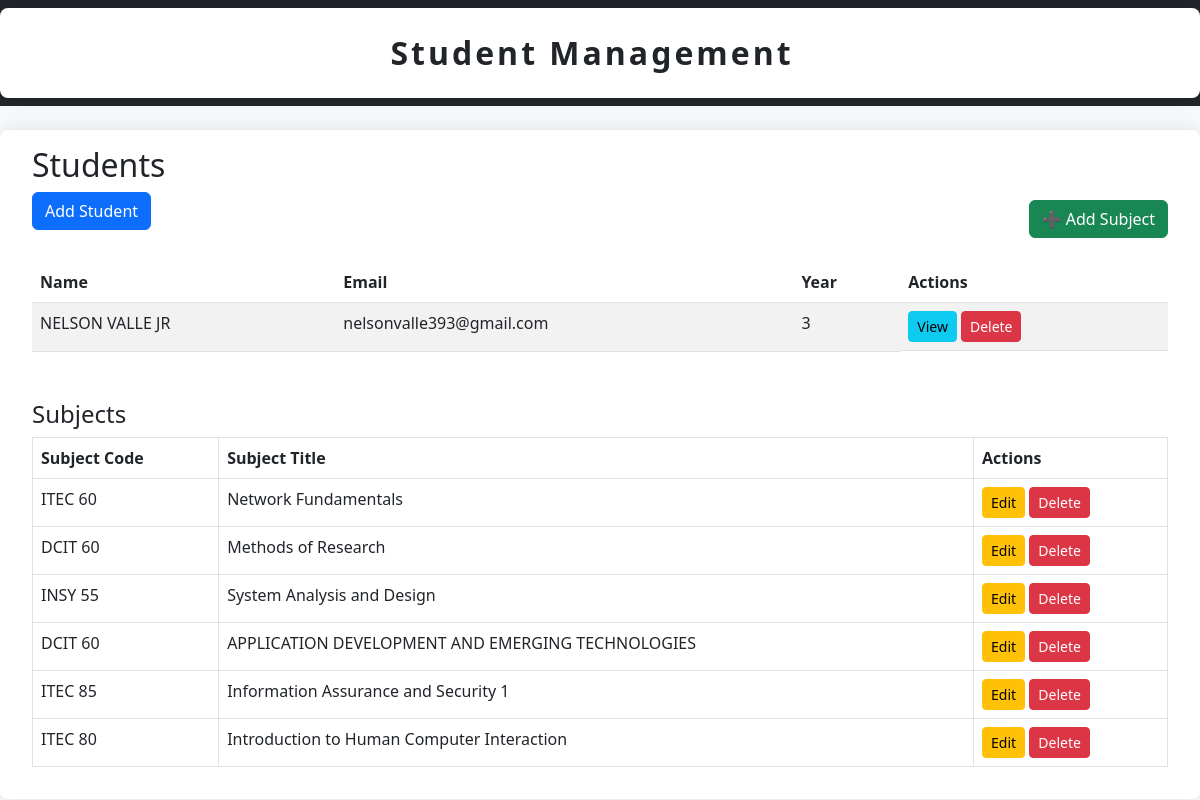
Before: / with the older database file.
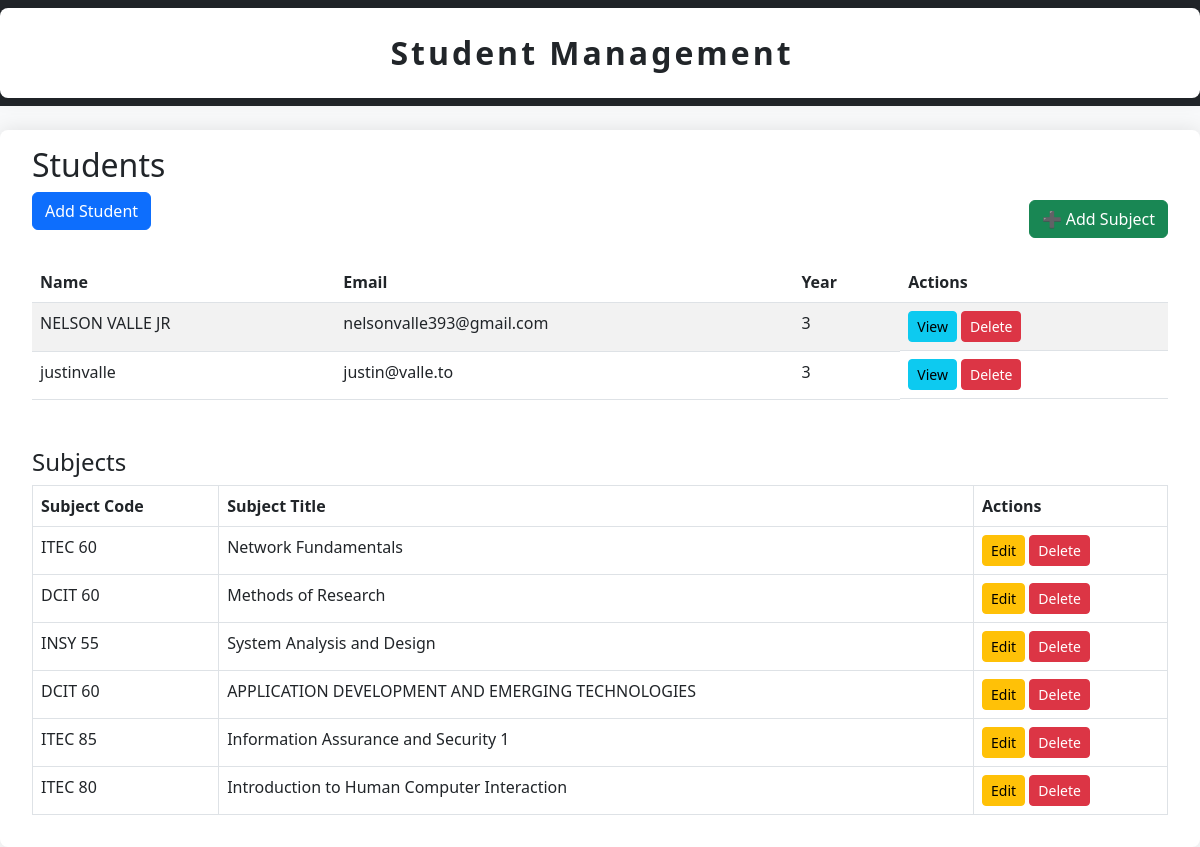
After: the same page with the newer database file.
### students/models.py (models this page shows, shortened)
class Student(models.Model):
    name = models.CharField(max_length=100)
    email = models.EmailField(unique=True)
    year_level = models.IntegerField()

class Subject(models.Model):
    code = models.CharField(max_length=10)
    title = models.CharField(max_length=100)

### students/views.py (the view)
# urls.py: path('', views.dashboard, name='dashboard'),
def dashboard(request):
    students = Student.objects.all()
    subjects = Subject.objects.all()
    return render(request, 'students/dashboard.html', {'students': students,
        'subjects': subjects,})

### templates/students/dashboard.html (shortened to what this page needs)
{% extends 'base.html' %}
{% block content %}
<h2>Students</h2>
<div class="d-flex justify-content-between align-items-center mb-3">
<a class="btn btn-primary mb-3" href="{% url 'student_create' %}">Add Student</a>
  <a class="btn btn-success" href="{% url 'subject_add' %}">➕ Add Subject</a>
</div>
<table class="table table-striped">
  <thead><tr><th>Name</th><th>Email</th><th>Year</th><th>Actions</th></tr></thead>
  <tbody>
  {% for student in students %}
  <tr>
    <td>{{ student.name }}</td>
    <td>{{ student.email }}</td>
    <td>{{ student.year_level }}</td>
    <td class="d-flex gap-1">
      <a href="{% url 'student_detail' student.id %}" class="btn btn-sm btn-info">View</a>
      <form action="{% url 'student_delete' student.id %}" method="post" onsubmit="return confirm('Delete {{ student.name }}?');">
        <button class="btn btn-sm btn-danger">Delete</button>
      </form>
    </td>
  </tr>
  {% endfor %}
</tbody>
</table>
<h4 class="mt-5">Subjects</h4>
<table class="table table-bordered">
  <thead>
    <tr>
      <th>Subject Code</th>
      <th>Subject Title</th>
      <th>Actions</th>
    </tr>
  </thead>
  <tbody>
    {% for subject in subjects %}
    <tr>
      <td>{{ subject.code }}</td>
      <td>{{ subject.title }}</td>
      <td>
        <a href="{% url 'subject_update' subject.id %}" class="btn btn-sm btn-warning">Edit</a>
        <form action="{% url 'subject_delete' subject.id %}" method="post" style="display:inline;">
          <button class="btn btn-sm btn-danger" onclick="return confirm('Delete subject {{ subject.title }}?');">Delete</button>
        </form>
      </td>
    </tr>
    {% endfor %}
  </tbody>
</table>
{% endblock content %}

### templates/base.html (shortened to what this page needs)
<!DOCTYPE html>
<html lang="en">
<head>
  <link
    href="https://cdn.jsdelivr.net/npm/bootstrap@5.3.0/dist/css/bootstrap.min.css"
    rel="stylesheet"
  />
</head>
<body>
  <nav class="navbar navbar-expand-lg navbar-dark bg-dark mb-4">
    <div class="container d-flex justify-content-center">
      <a class="navbar-brand" href="{% url 'dashboard' %}" style="color: #212529;">Student Management</a>
    </div>
  </nav>
  <div class="container">
    {% block content %}
    {% endblock %}
  </div>
</body>
</html>

### templates/base.html (style rules this page uses)
.container { max-width: 1300px; margin: 0 auto; padding: 1rem 2rem; background-color: #ffffff; box-shadow: 0 0 20px rgba(0, 0, 0, 0.1); border-radius: 8px; }
body { background-color: #f8f9fa; }
.navbar-brand { font-weight: 700; font-size: 2rem; letter-spacing: 3px; }

Changed rows visible on the page:
added Student: name "justinvalle", email "justin@valle.to", year_level "3"
